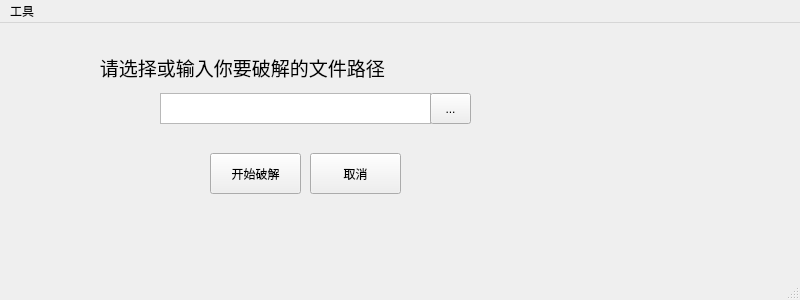
<?xml version="1.0" encoding="UTF-8"?>
<ui version="4.0">
 <class>MainWindow</class>
 <widget class="QMainWindow" name="MainWindow">
  <property name="geometry">
   <rect>
    <x>0</x>
    <y>0</y>
    <width>800</width>
    <height>300</height>
   </rect>
  </property>
  <property name="windowTitle">
   <string>zip破解工具</string>
  </property>
  <widget class="QWidget" name="centralwidget">
   <widget class="QTextEdit" name="textEdit">
    <property name="geometry">
     <rect>
      <x>160</x>
      <y>70</y>
      <width>271</width>
      <height>31</height>
     </rect>
    </property>
   </widget>
   <widget class="QLabel" name="label">
    <property name="geometry">
     <rect>
      <x>90</x>
      <y>29</y>
      <width>311</width>
      <height>31</height>
     </rect>
    </property>
    <property name="font">
     <font>
      <family>Aparajita</family>
      <pointsize>14</pointsize>
      <weight>50</weight>
      <bold>false</bold>
     </font>
    </property>
    <property name="text">
     <string>  请选择或输入你要破解的文件路径</string>
    </property>
   </widget>
   <widget class="QToolButton" name="fileButton">
    <property name="geometry">
     <rect>
      <x>430</x>
      <y>70</y>
      <width>41</width>
      <height>31</height>
     </rect>
    </property>
    <property name="text">
     <string>...</string>
    </property>
   </widget>
   <widget class="QPushButton" name="startButton">
    <property name="geometry">
     <rect>
      <x>210</x>
      <y>130</y>
      <width>91</width>
      <height>41</height>
     </rect>
    </property>
    <property name="text">
     <string>开始破解</string>
    </property>
   </widget>
   <widget class="QPushButton" name="cancelbutton">
    <property name="geometry">
     <rect>
      <x>310</x>
      <y>130</y>
      <width>91</width>
      <height>41</height>
     </rect>
    </property>
    <property name="text">
     <string>取消</string>
    </property>
   </widget>
  </widget>
  <widget class="QMenuBar" name="menubar">
   <property name="geometry">
    <rect>
     <x>0</x>
     <y>0</y>
     <width>800</width>
     <height>23</height>
    </rect>
   </property>
   <widget class="QMenu" name="menu">
    <property name="title">
     <string>工具</string>
    </property>
    <addaction name="separator"/>
    <addaction name="actiondict"/>
    <addaction name="actionxdddd"/>
   </widget>
   <addaction name="menu"/>
  </widget>
  <widget class="QStatusBar" name="statusbar"/>
  <action name="actiondict">
   <property name="text">
    <string>密码字典</string>
   </property>
  </action>
  <action name="actionxdddd">
   <property name="text">
    <string>线程数</string>
   </property>
  </action>
 </widget>
 <resources/>
 <connections>
  <connection>
   <sender>fileButton</sender>
   <signal>clicked(bool)</signal>
   <receiver>textEdit</receiver>
   <slot>paste()</slot>
   <hints>
    <hint type="sourcelabel">
     <x>454</x>
     <y>107</y>
    </hint>
    <hint type="destinationlabel">
     <x>354</x>
     <y>107</y>
    </hint>
   </hints>
  </connection>
 </connections>
</ui>
